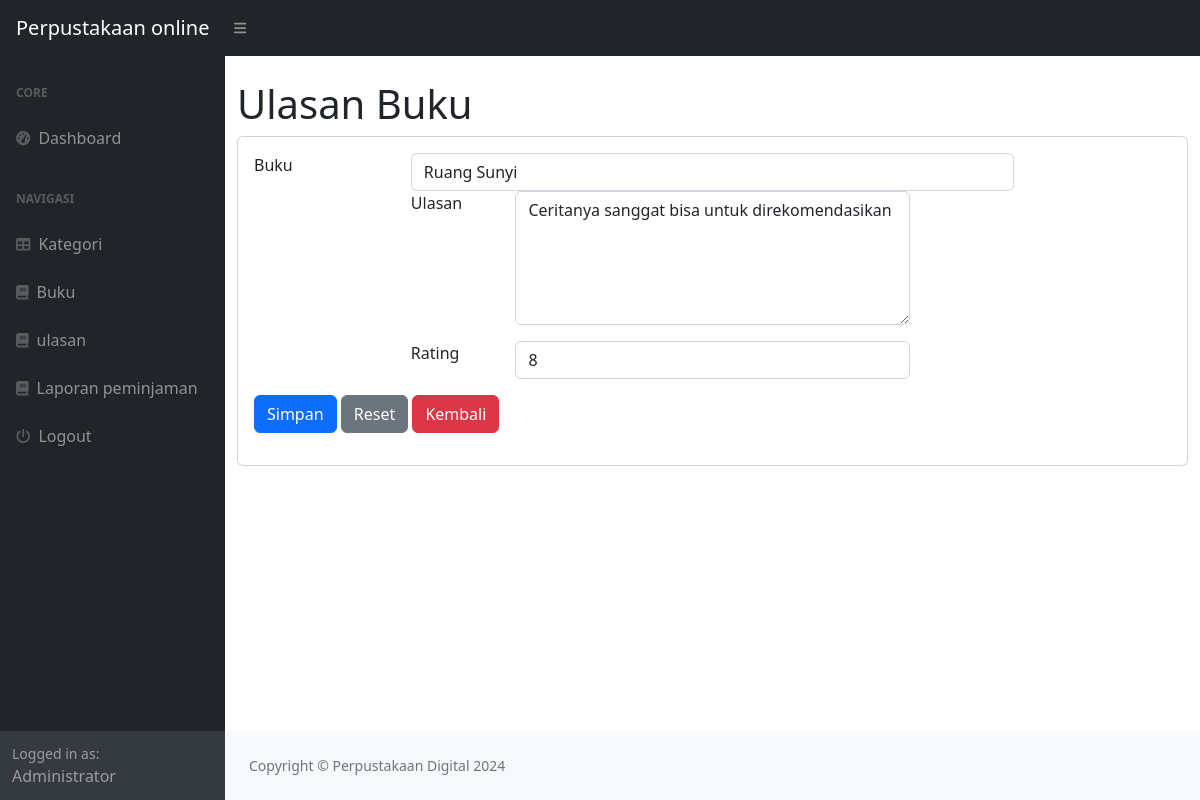
Page /index.php?page=ulasan_ubah&&id=10 (signed in) on the committed database.
### tables this page shows
CREATE TABLE `ulasan` (
  `id_ulasan` int(11) NOT NULL,
  `id_user` int(11) DEFAULT NULL,
  `id_buku` int(11) DEFAULT NULL,
  `ulasan` text DEFAULT NULL,
  `rating` int(11) DEFAULT NULL
);

CREATE TABLE `buku` (
  `id_buku` int(11) NOT NULL,
  `id_kategori` int(11) DEFAULT NULL,
  `sampul` varchar(20) NOT NULL,
  `judul` varchar(20) DEFAULT NULL,
  `penulis` varchar(50) DEFAULT NULL,
  `tahun_terbit` int(11) DEFAULT NULL,
  `deskripsi` text NOT NULL,
  `stok` int(11) NOT NULL
);

### ulasan_ubah.php (the view, shortened to what this page needs)
<h1 class="mt-4">Ulasan Buku</h1>
<div class="card">
    <div class="card-body">
    <div class="row">
    <div class="col-md-12">
        <form method="post">
            <?php
            $id = $_GET['id'];
                  $query = mysqli_query($koneksi,"SELECT*FROM ulasan WHERE id_ulasan=$id");
                  $data = mysqli_fetch_array($query);
                ?>
                 <div class="row mb-3">
                   <div class="col-md-2">Buku</div>
                   <div class="col-md-8">
                    <select name="id_buku" class="form-control">
                         <?php
                             $buk = mysqli_query($koneksi, "SELECT*FROM buku");
                             while($buku = mysqli_fetch_array($buk)) {
                                ?>
                                <option <?php if($data['id_buku'] == $buku['id_buku']) echo 'selected'; ?> value="<?php echo $buku['id_buku']; ?>"><?php echo $buku['judul']; ?></option>
                                <?Php
                        }
                        ?>
                   </select>
         <div class="row mb-3">
             <div class="col-md-2">Ulasan</div>
             <div class="col-md-8">
                <textarea name="ulasan" rows="5" class="form-control"><?php echo $data['ulasan'];?></textarea>
             </div>
         </div>
         <div class="row mb-3">
             <div class="col-md-2">Rating</div>
             <div class="col-md-8">
                <select name="rating" class="form-control">
                    <?php
                        for($i =1; $i<=10; $i++){
                            ?>
                            <option <?php if($data['rating'] == $i) echo 'selected'; ?>><?php echo $i; ?></option>
                            <?php
                        }
                        ?>
                 </select>
             </div>
         </div>
         </div class="row">
                 <div class="col-md-2"></div>
                 <div class="col-md-8">
                   <button type="submit" class="btn btn-primary" name="submit" value="submit">Simpan</button>
                   <button type="reset" class="btn btn-secondary">Reset</button>
                   <a href="?page=ulasan" class="btn btn-danger">Kembali</a>
                </div>
           </div>
       </div>
    </div>
 </div>
 </div>

### rows in the picture
ulasan: id_buku "Ruang Sunyi", ulasan "Ceritanya sanggat bisa untuk direkomendasikan", rating "8"

### other values in the picture
$_SESSION['user']['nama'] "Administrator"
